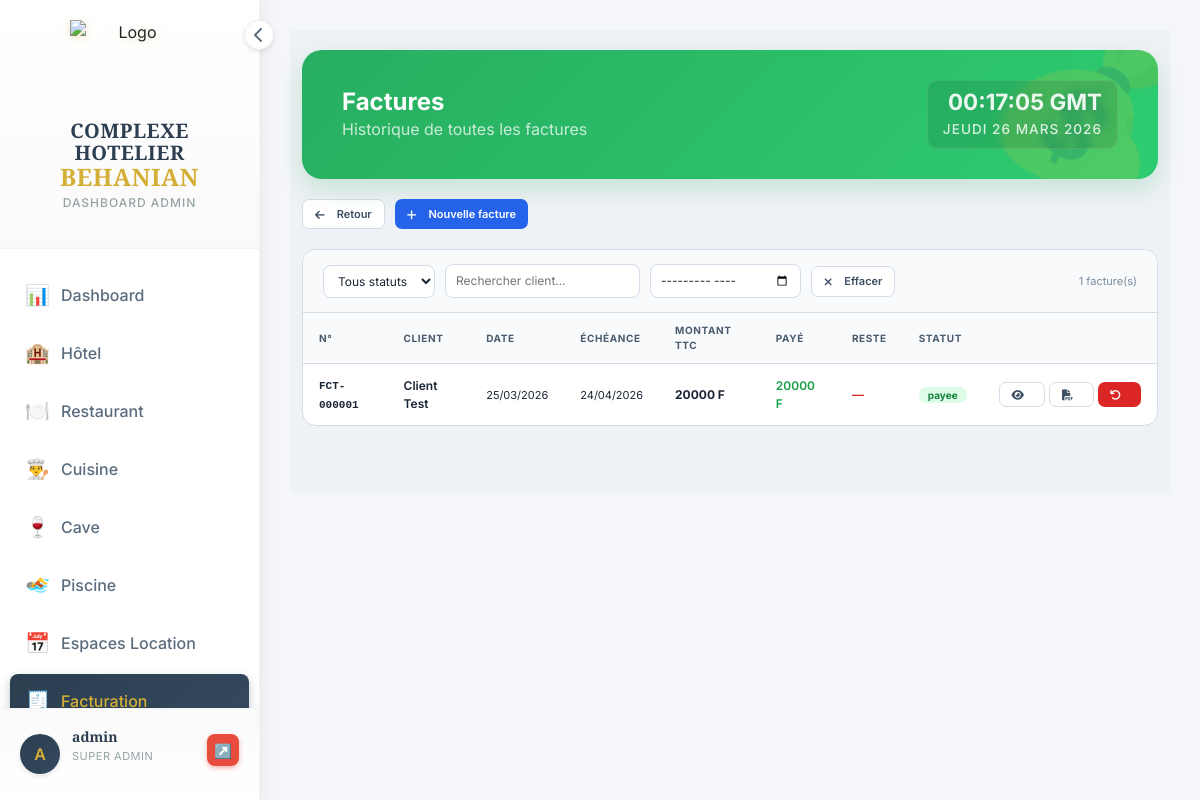
The app's page /facturation/factures/ (signed in), older data.
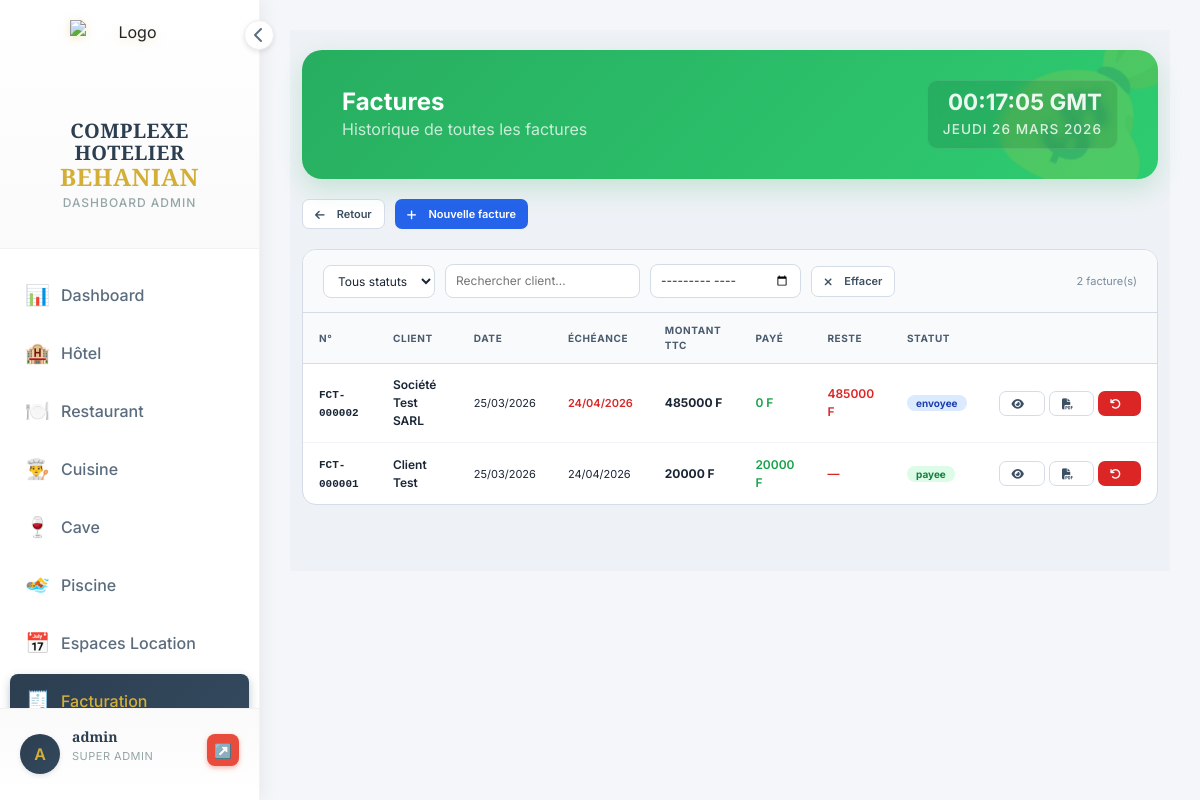
The same page, newer data.
### facturation/models.py (models this page shows, shortened)
class Facture(models.Model):
    STATUT_CHOICES = [
        ('draft', 'Brouillon'),
        ('sent', 'Envoyée'),
        ('paid', 'Payée'),
        ('cancelled', 'Annulée'),
    ]
    numero = models.CharField(max_length=20, unique=True)
    client = models.ForeignKey(Client, on_delete=models.CASCADE)
    date_creation = models.DateTimeField(default=timezone.now)
    date_facturation = models.DateField(default=timezone.now)
    date_echeance = models.DateField(blank=True, null=True)
    statut = models.CharField(max_length=20, choices=STATUT_CHOICES, default='draft')
    sous_total = models.DecimalField(max_digits=10, decimal_places=2, default=Decimal('0.00'))
    remise = models.DecimalField(max_digits=10, decimal_places=2, default=Decimal('0.00'))
    taux_tva = models.DecimalField(max_digits=5, decimal_places=2, default=Decimal('20.00'))
    montant_tva = models.DecimalField(max_digits=10, decimal_places=2, default=Decimal('0.00'))
    total = models.DecimalField(max_digits=10, decimal_places=2, default=Decimal('0.00'))
    montant_paye = models.DecimalField(max_digits=10, decimal_places=2, default=Decimal('0.00'))
    date_paiement = models.DateTimeField(blank=True, null=True)
    cree_par = models.ForeignKey(User, on_delete=models.SET_NULL, null=True)
    notes = models.TextField(blank=True)
    class Meta:
        ordering = ['-date_creation']

class Client(models.Model):
    nom = models.CharField(max_length=100)
    prenom = models.CharField(max_length=100, blank=True)
    email = models.EmailField(blank=True)
    telephone = models.CharField(max_length=20, blank=True)
    adresse = models.TextField(blank=True)
    nif = models.CharField(max_length=50, blank=True, verbose_name="NIF")
    stat = models.CharField(max_length=50, blank=True, verbose_name="STAT")
    class Meta:
        ordering = ['nom', 'prenom']

### facturation/views.py (the view)
# urls.py: path('factures/', views.facture_list, name='facture_list'),
@require_module_access('facturation')
def facture_list(request):
    factures = Facture.objects.all()
    return render(request, 'facturation/facture_list.html', {'factures': factures})

### utils/permissions.py (called while the page is built, shortened)
def get_user_groups(user):
    return list(user.groups.values_list('name', flat=True))

def user_has_access(user, module):
    if not user.is_authenticated:
        return False
    if user.is_superuser:
        return True

def require_module_access(module):
    def decorator(view_func):
        @wraps(view_func)
        @login_required
        def wrapper(request, *args, **kwargs):
            if not user_has_access(request.user, module):
                messages.error(request,
                    "Accès refusé — vous n'avez pas les droits pour accéder à ce module.")
                return redirect('dashboard:index')
            return view_func(request, *args, **kwargs)
        return wrapper
    return decorator

def get_accessible_modules(user):
    if user.is_superuser:
        return ['dashboard', 'hotel', 'restaurant', 'bar', 'cuisine',
                'piscine', 'boite_nuit', 'espaces', 'caisse', 'facturation',
                'parametres', 'users']

### templates/facturation/facture_list.html (shortened to what this page needs)
{% extends 'dashboard/base_dashboard.html' %}
{% block content %}
<div class="fac-body"><div class="container-fluid">
  <div class="header-glam caisse-watermark">
    <div class="header-content">
      <h2 style="font-size:1.5rem;font-weight:700;margin:0">Factures</h2>
      <p class="mb-0 opacity-75">Historique de toutes les factures</p>
    </div>
    <div class="header-clock"><span class="time">--:-- GMT</span><span class="date">Chargement...</span></div>
  </div>
  <div style="display:flex;gap:10px;margin-bottom:20px">
    <a href="{% url 'facturation:index' %}" class="btn-p btn-outline" onclick="sessionStorage.setItem('facTab','factures')"><i class="fas fa-arrow-left"></i> Retour</a>
    <button class="btn-p btn-primary" onclick="sessionStorage.setItem('facTab','factures');window.location='{% url 'facturation:index' %}'"><i class="fas fa-plus"></i> Nouvelle facture</button>
  </div>
  <div class="panel">
    <div class="filter-bar">
      <select id="filtreStatut" onchange="filtrer()">
        <option value="">Tous statuts</option>
      </select>
      <input type="text" id="filtreClient" placeholder="Rechercher client…" oninput="filtrer()">
      <input type="month" id="filtreMois" onchange="filtrer()">
      <button class="btn-p btn-outline" onclick="resetFiltres()"><i class="fas fa-times"></i> Effacer</button>
      <span id="compteur" style="font-size:11px;color:#7a8b9c;margin-left:auto"></span>
    </div>
    <div style="overflow-x:auto">
      <table class="tbl" id="tableFactures">
        <thead>
          <tr><th>N°</th><th>Client</th><th>Date</th><th>Échéance</th><th>Montant TTC</th><th>Payé</th><th>Reste</th><th>Statut</th><th></th></tr>
        </thead>
        <tbody>
        {% for f in factures %}
        <tr data-statut="{{ f.statut }}" data-client="{{ f.client.nom|default:''|lower }}" data-mois="{{ f.date_facturation|date:'Y-m' }}">
          <td><span class="doc-num">{{ f.numero }}</span></td>
          <td style="font-weight:600">{{ f.client.nom|default:"Client anonyme" }}</td>
          <td style="font-size:11px">{{ f.date_facturation|date:"d/m/Y" }}</td>
          <td style="font-size:11px;{% if f.date_echeance and f.statut not in 'payee,annulee' %}color:#dc2626;font-weight:600{% endif %}">
            {{ f.date_echeance|date:"d/m/Y"|default:"—" }}
          </td>
          <td><strong>{{ f.total|floatformat:0 }} F</strong></td>
          <td style="color:#16a34a;font-weight:600">{{ f.montant_paye|floatformat:0 }} F</td>
          <td style="color:#dc2626;font-weight:600">
            {% if f.total > f.montant_paye %}{{ f.total|add:f.montant_paye|floatformat:0 }} F{% else %}—{% endif %}
          </td>
          <td><span class="badge b-{{ f.statut }}">{{ f.get_statut_display }}</span></td>
          <td>
            <div style="display:flex;gap:4px">
              <a href="{% url 'facturation:facture_detail' f.pk %}" class="btn-p btn-outline" title="Détail"><i class="fas fa-eye"></i></a>
              <a href="{% url 'facturation:facture_pdf' f.pk %}" class="btn-p btn-outline" title="PDF" target="_blank"><i class="fas fa-file-pdf"></i></a>
              <a href="{% url 'facturation:avoir_create' %}?facture={{ f.pk }}" class="btn-p btn-danger" title="Avoir"><i class="fas fa-undo"></i></a>
            </div>
          </td>
        </tr>
        {% empty %}
        <tr><td colspan="9" style="text-align:center;padding:30px;color:#7a8b9c">Aucune facture</td></tr>
        {% endfor %}
        </tbody>
      </table>
    </div>
  </div>
</div></div>
{% endblock %}

Row changes from the older to the newer data that the page shows:
added Facture: numero "FCT-000002", client.nom "Société Test SARL", date_facturation "25/03/2026", date_echeance "24/04/2026", total "485000", montant_paye "0", total|add "485000", statut "envoyee"
Text that changed along with them:
text written by a page script: "1 facture(s)" → "2 facture(s)"
